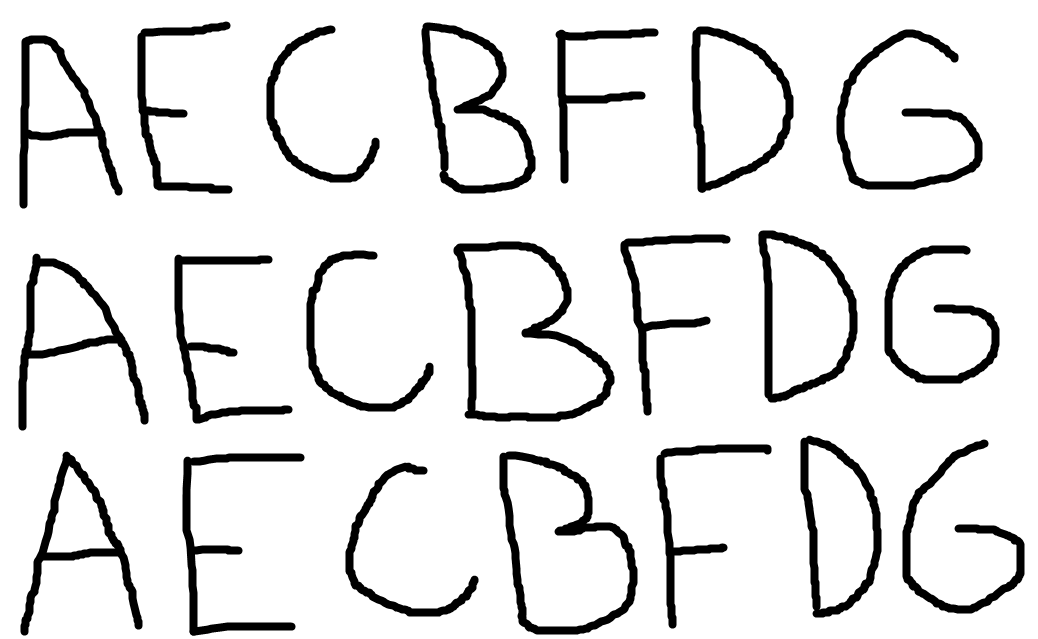
%> input picture IS-Lab4-master/train_data.png, 1038 x 639 px
$ octave vaizdo_atpazinimas.m   (GNU Octave 9; MATLAB toolbox functions it lacks are replaced by stand-ins)
%> lines starting %> are read from the running program, lines starting %| are printed output that depends on the picture; in (x1, y1, x2, y2) boxes, pixels count from 0 and x2, y2 are one past the last pixel; in counts of white or black regions, pixels touching at a corner belong together; the program's own positions count from 1
### IS-Lab4-master/pozymiai_raidems_atpazinti.m
function pozymiai = pozymiai_raidems_atpazinti(pavadinimas, pvz_eiluciu_sk)
%> called with pavadinimas = 'train_data.png', pvz_eiluciu_sk = 3
%%  pozymiai = pozymiai_raidems_atpazinti(pavadinimas, pvz_eiluciu_sk)
% Features = pozymiai_raidems_atpazinti(image_file_name, Number_of_symbols_lines)
% taikymo pavyzdys:
% pozymiai = pozymiai_raidems_atpazinti('test_data.png', 8);
% example of function use:
% Feaures = pozymiai_raidems_atpazinti('test_data.png', 8);
%%
% Vaizdo su pavyzdziais nuskaitymas | Read image with written symbols
V = imread(pavadinimas);
%> V is the input picture: size 639x1038x3 uint8; min 0, max 255, mean 227.7
figure(12), imshow(V)
%% Raidziu iskirpimas ir sudeliojimas i kintamojo 'objektai' celes |
%% Perform segmentation of the symbols and write into cell variable
% RGB image is converted to grayscale
V_pustonis = rgb2gray(V);
% vaizdo keitimo dvejetainiu slenkstines reiksmes paieska
% a threshold value is calculated for binary image conversion
slenkstis = graythresh(V_pustonis);
%> slenkstis = 0.543
% pustonio vaizdo keitimas dvejetainiu
% a grayscale image is converte to binary image
V_dvejetainis = im2bw(V_pustonis,slenkstis);
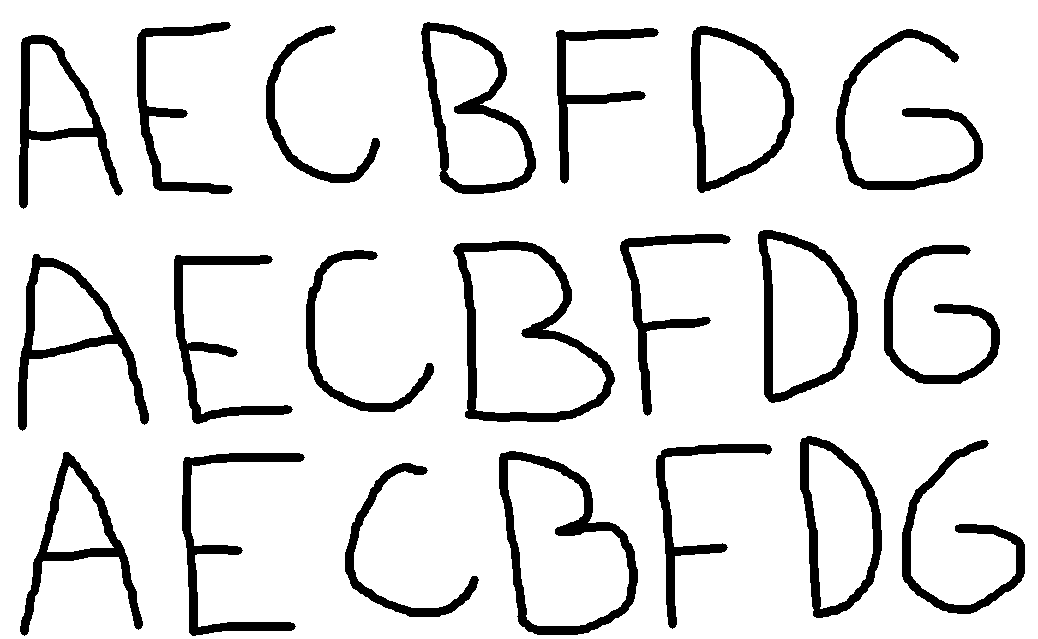
%> V_dvejetainis: size 639x1038 logical; 88.7% white; 21 black regions, largest, box (x1, y1, x2, y2) and area: (453, 241, 615, 422) 5389, (499, 451, 638, 635) 4820, (421, 22, 536, 194) 4389
% rezultato atvaizdavimas
% show the resulting image
figure(1), imshow(V_dvejetainis)
% vaizde esanciu objektu kontûru paieðka
% search for the contour of each object
V_konturais = edge(uint8(V_dvejetainis));
%> V_konturais: size 639x1038 logical; 4% white in thin lines or dots
% rezultato atvaizdavimas
% show the resulting image
figure(2),imshow(V_konturais)
% objektų konturu uzpildymas
% fill the contours
se = strel('square',7); % strukturinis elementas uzpildymui
V_uzpildyti = imdilate(V_konturais, se);
%> V_uzpildyti: size 639x1038 logical; 22% white; 21 white regions, largest, box (x1, y1, x2, y2) and area: (450, 237, 619, 426) 10320, (495, 447, 642, 639) 9278, (417, 18, 540, 198) 8588
% rezultato atvaizdavimas
% show the result
figure(3),imshow(V_uzpildyti)
% tustumu objetu viduje uzpildymas
% fill the holes
V_vientisi= imfill(V_uzpildyti,'holes');
%> V_vientisi: size 639x1038 logical; 31.5% white; 21 white regions
% rezultato atvaizdavimas
% show the result
figure(4),imshow(V_vientisi)
% vientisu objektu dvejetainiame vaizde numeravimas
% set labels to binary image objects
[O_suzymeti Skaicius] = bwlabel(V_vientisi);
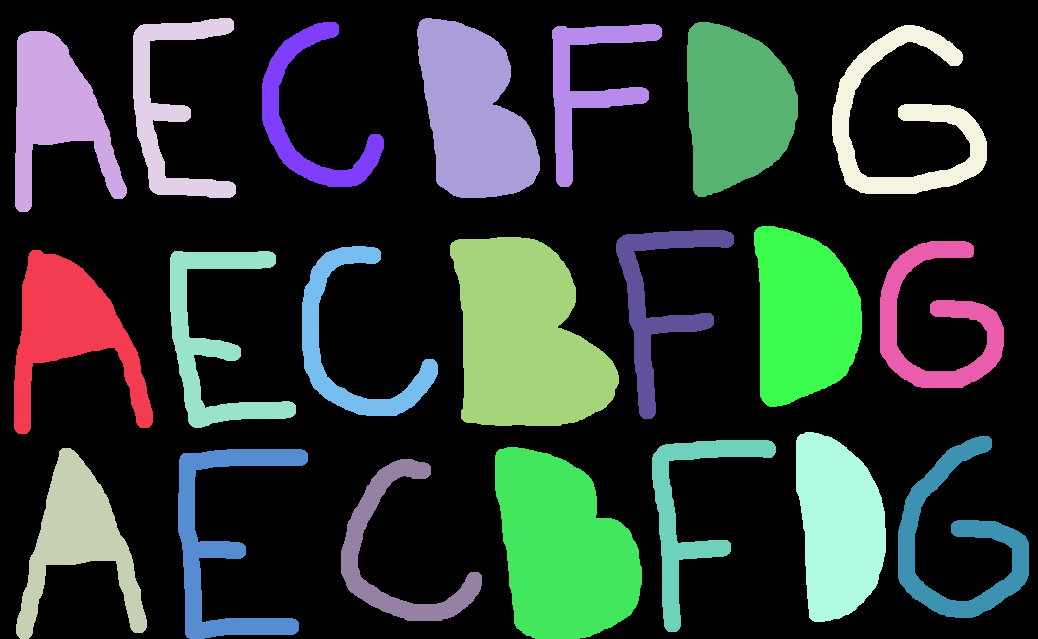
%> O_suzymeti: size 639x1038 double; 22 distinct labels, from 0 to 21; one colour per label, 0 black
%> Skaicius = 21
% apskaiciuojami objektu dvejetainiame vaizde pozymiai
% calculate features for each symbol
O_pozymiai = regionprops(O_suzymeti);
%> O_pozymiai = 21 regions; largest, box (x1, y1, x2, y2), Area and Centroid: (450, 237, 619, 426) 23199 [525.2 338.6], (495, 447, 642, 639) 20661 [563 549.8], (417, 18, 540, 198) 15337 [473.8 113.9], (754, 226, 862, 407) 14886 [804 316.7], (687, 22, 798, 197) 14708 [736.3 107.5]
% nuskaitomos pozymiu - objektu ribu koordinaciu - reiksmës
% find/read the bounding box of the symbol
O_ribos = [O_pozymiai.BoundingBox];
%> O_ribos = 84 values, max 898.5 at index 81, min 14.5 at index 1, mean 248
% kadangi ribà nusako 4 koordinatës, pergrupuojame reiksmes
% change the sequence of values, describing the bounding box
O_ribos = reshape(O_ribos,[4 Skaicius]); % Skaicius - objektø skaièius
%> O_ribos = 21 columns, first 8: [14.5 15.5 16.5 133.5 170.5 178.5 262.5 302.5; 250.5 31.5 448.5 18.5 251.5 449.5 22.5 246.5; 139 112 131 103 126 130 122 136; 184 181 191 180 177 190 165 170]
% nuskaitomos pozymiu - objektu masës centro koordinačiu - reiksmës
% reag the mass center coordinate
O_centras = [O_pozymiai.Centroid];
%> O_centras = 42 values, max 958.6 at index 41, min 56.84 at index 3, mean 413.8
% kadangi centra nusako 2 koordinatës, pergrupuojame reiksmes
% group center coordinate values
O_centras = reshape(O_centras,[2 Skaicius]);
%> O_centras = 21 columns, first 8: [70.11 56.84 78.92 170.4 213.6 222.6 309.6 351.4; 331.5 112.6 540.4 107.7 340.4 542.5 117.5 343.9]
O_centras = O_centras';
%> O_centras = 21 rows, first 12: [70.11 331.5; 56.84 112.6; 78.92 540.4; 170.4 107.7; 213.6 340.4; 222.6 542.5; 309.6 117.5; 351.4 343.9; 396.5 554.6; 473.8 113.9; 525.2 338.6; 563 549.8]
% pridedamas kiekvienam objektui vaize numeris (trecias stulpelis salia koordinaciu)
% set the label/number for each object in the image
O_centras(:,3) = 1:Skaicius;
% surusiuojami objektai pagal x koordinate - stulpeliái
% arrange objects according to the column number
O_centras = sortrows(O_centras,2);
%> O_centras = 21 rows, first 12: [588.9 84.74 13; 736.3 107.5 16; 170.4 107.7 4; 56.84 112.6 2; 473.8 113.9 10; 309.6 117.5 7; 905.8 119.7 19; 659.5 301.6 14; 804 316.7 17; 937.3 321.2 20; 70.11 331.5 1; 525.2 338.6 11]
% rûsiojama atsizvelgiant i pavyzdziu eilučių ir raidžiu skaiciu
% sort accordign to the number of rows and number of symbols in the row
raidziu_sk = Skaicius/pvz_eiluciu_sk;
%> raidziu_sk = 7
for k = 1:pvz_eiluciu_sk
    O_centras((k-1)*raidziu_sk+1:k*raidziu_sk,:) = ...
        sortrows(O_centras((k-1)*raidziu_sk+1:k*raidziu_sk,:),3);
end
%> after the loop, O_centras = 21 rows, first 12: [56.84 112.6 2; 170.4 107.7 4; 309.6 117.5 7; 473.8 113.9 10; 588.9 84.74 13; 736.3 107.5 16; 905.8 119.7 19; 70.11 331.5 1; 213.6 340.4 5; 351.4 343.9 8; 525.2 338.6 11; 659.5 301.6 14]
% is dvejetainio vaizdo pagal objektį ribas iskerpami vaizdo fragmentai
% cut the symbol from initial image according to the bounding box estimated in binary image
for k = 1:Skaicius
    objektai{k} = imcrop(V_dvejetainis,O_ribos(:,O_centras(k,3)));
end
%> this loop made 21 passes
%> after the loop, objektai = 21 items
% vieno is vaizdo fragmentų atvaizdavimas
% show one of the symbol's image
figure(5),
for k = 1:Skaicius
   subplot(pvz_eiluciu_sk,raidziu_sk,k), imshow(objektai{k})
end
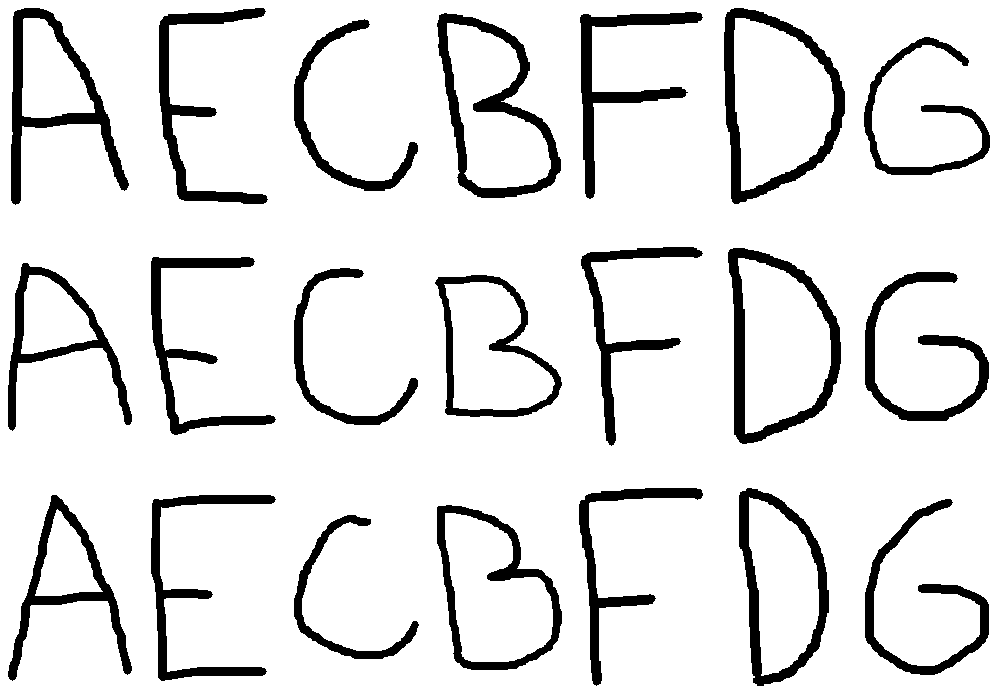
%> figure redrawn from the program's plot data, 21 panels
% vaizdo fragmentai apkerpami, panaikinant fona is krastu (pagal staciakampi)
% image segments are cutt off
for k = 1:Skaicius % Skaicius = 88, jei yra 88 raidës
    V_fragmentas = objektai{k};
    % nustatomas kiekvieno vaizdo fragmento dydis
    % estimate the size of each segment
    [aukstis, plotis] = size(V_fragmentas);

    % 1. Baltu stulpeliu naikinimas
    % eliminate white spaces
    % apskaiciuokime kiekvieno stulpelio suma
    stulpeliu_sumos = sum(V_fragmentas,1);
    % naikiname tuos stulpelius, kur suma lygi auksciui
    V_fragmentas(:,stulpeliu_sumos == aukstis) = [];
    % perskaiciuojamas objekto dydis
    [aukstis, plotis] = size(V_fragmentas);
    % 2. Baltu eiluciu naikinimas
    % apskaiciuokime kiekvienos eilutës suma
    eiluciu_sumos = sum(V_fragmentas,2);
    % naikiname tas eilutes, kur suma lygi plociui
    V_fragmentas(eiluciu_sumos == plotis,:) = [];
    objektai{k}=V_fragmentas;% áraðome vietoje neapkarpyto
end
%> this loop made 21 passes
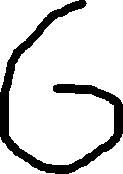
%> V_fragmentas: size 174x123 logical; 83.7% white; 1 black region, box (x1, y1, x2, y2) and area: (0, 0, 123, 174) 3490
% vieno is vaizdo fragmentu atvaizdavimas
% show the segment
figure(6),
for k = 1:Skaicius
   subplot(pvz_eiluciu_sk,raidziu_sk,k), imshow(objektai{k})
end
%> this loop made 21 passes
%> pass 1, in pozymiai_raidems_atpazinti, `imshow(objektai{k})`:
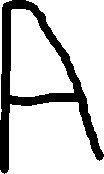
%> displayed picture: size 174x104 logical; 79.5% white; 1 black region, box (x1, y1, x2, y2) and area: (0, 0, 104, 174) 3701
%%
%% Suvienodiname vaizdo fragmentu dydzius iki 70x50
%% Make all segments of the same size 70x50
for k=1:Skaicius
    V_fragmentas=objektai{k};
    V_fragmentas_7050=imresize(V_fragmentas,[70,50]);
    % padalinkime vaizdo fragmenta i 10x10 dydzio dalis
    % divide each image into 10x10 size segments
    for m=1:7
        for n=1:5
            % apskaiciuokime kiekvienos dalies vidutini sviesuma
            % calculate an average intensity for each 10x10 segment
            Vid_sviesumas_eilutese=sum(V_fragmentas_7050((m*10-9:m*10),(n*10-9:n*10)));
            Vid_sviesumas((m-1)*5+n)=sum(Vid_sviesumas_eilutese);
        end
    end
    % 10x10 dydzio dalyje maksimali sviesumo galima reiksmë yra 100
    % normuokime sviesumo reiksmes intervale [0, 1]
    % perform normalization
    Vid_sviesumas = ((100-Vid_sviesumas)/100);
    % rezultatu (pozmius) neuronu tinklui patogiau pateikti stulpeliu
    % transform features into column-vector
    Vid_sviesumas = Vid_sviesumas(:);
    % issaugome apskaiciuotus pozymius i bendra kintamajį
    % save all fratures into single variable
    pozymiai{k} = Vid_sviesumas;
end
%> after the loop, Vid_sviesumas = 35 values, max 0.47 at index 30, min 0 at index 1, mean 0.167; pozymiai = 21 items

### IS-Lab4-master/vaizdo_atpazinimas.m
close all
clear all
clc
%% raidziu pavyzdziu nuskaitymas ir pozymiu skaiciavimas
%% read the image with hand-written characters
pavadinimas = 'train_data.png';
pozymiai_tinklo_mokymui = pozymiai_raidems_atpazinti(pavadinimas, 3);
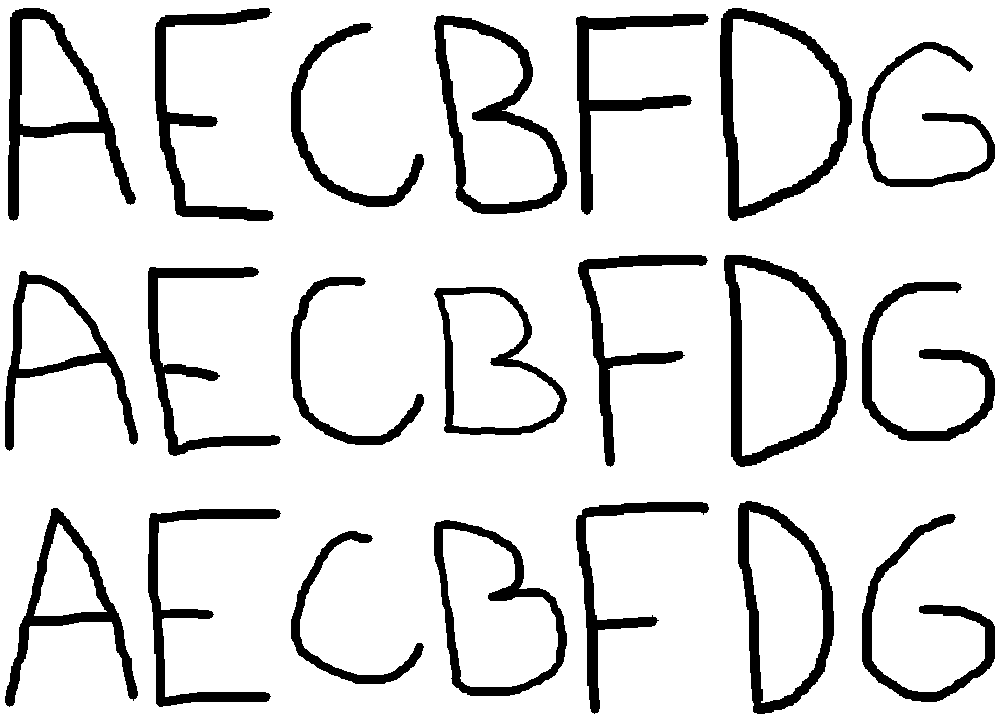
%> figure redrawn from the program's plot data, 21 panels
%> pozymiai_tinklo_mokymui = 21 items
%% Atpazintuvo kûrimas
%% Development of character recognizer
% pozymiai is celiu masyvo perkeliami i matricà
% take the features from cell-type variable and save into a matrix-type variable
P = cell2mat(pozymiai_tinklo_mokymui);
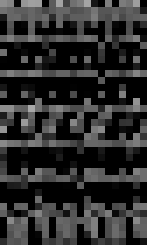
%> P: size 35x21 double (shown 7 times larger); min 0, max 0.66, mean 0.179
% sukuriama teisingu atsakymu matrica: 11 raidziu, 8 eilutes mokymui
% create the matrices of correct answers for each line (number of matrices = number of symbol lines)
T = [eye(7), eye(7), eye(7)];
% sukuriamas SBF tinklas duotiems P ir T sarysiams
% create an RBF network for classification with 13 neurons, and sigma = 1
%> (the run ends here)
